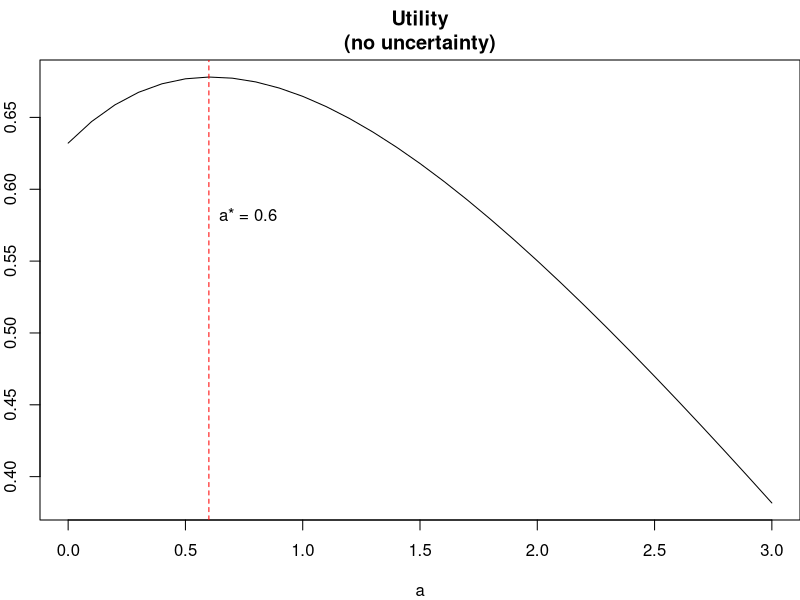
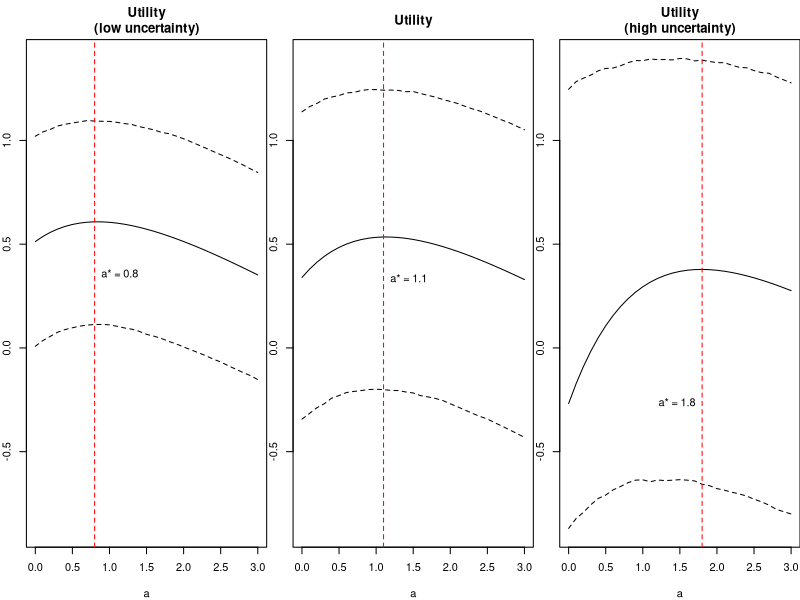
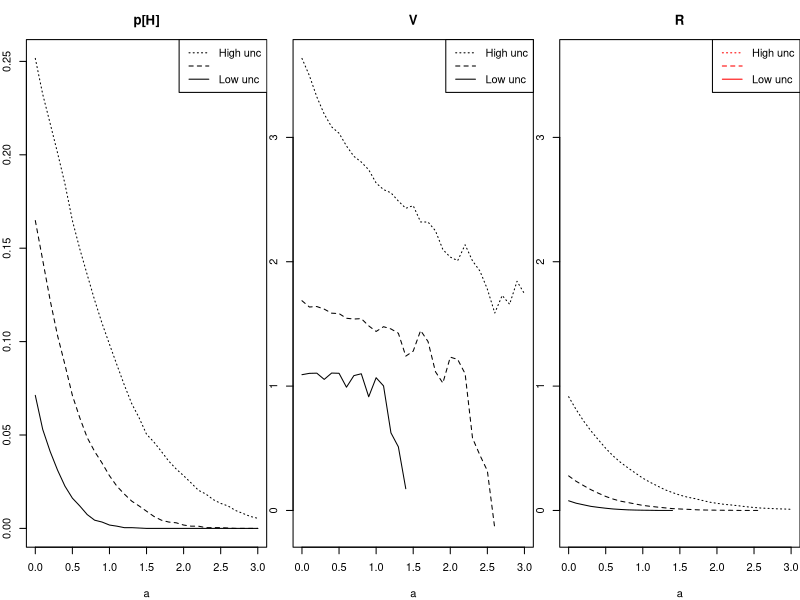
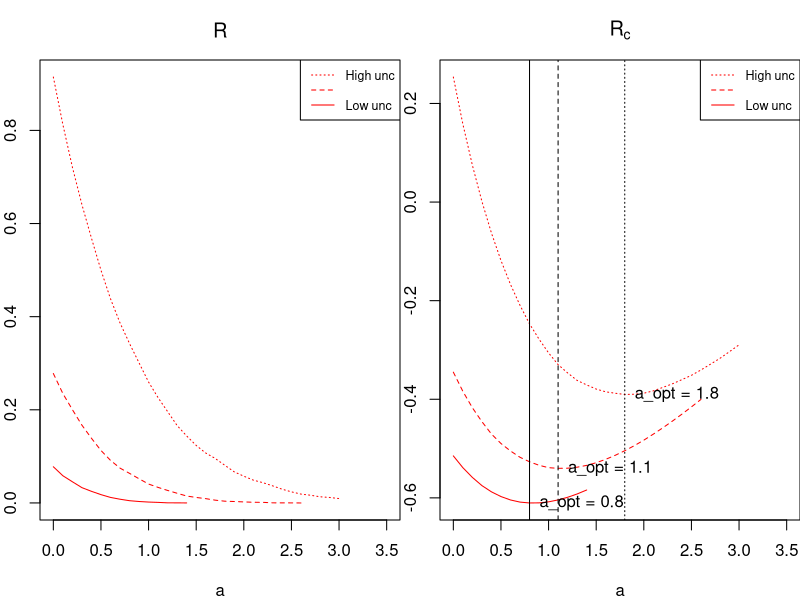
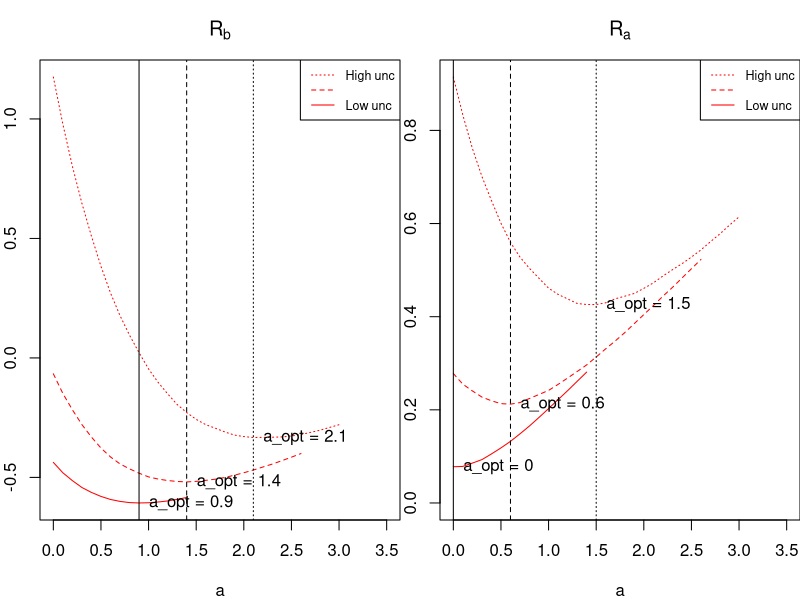

Reproduce these figures in R, in order.
# Probabilistic Risk Analysis and Bayesian Decision Theory - 2nd ed.
# Marcel van Oijen & Mark Brewer (2026)

# Chapter 13: Introduction to Bayesian Decision Theory (BDT)

## Model-Based BDT
  
  u <- function( a, x, f, t, e, ka, kz ) {
    z       <- f(a,x,t) + e
    cost    <- ka * a
    benefit <- kz * z
    return( benefit - cost ) }

  fz <- function(a,x,t) { t * (1-exp(-a-x)) }
  fu <- function( a, x=1, t=1, e=0, ka=0.2, kz=1 ) {
                  u( a, x, f=fz, t, e, ka, kz) }

  par( mfrow=c(1,1), mar=c(4,2,3,0) )

  na    <- 31
  a.seq <- seq( 0, 3, length.out=na )
  u.seq <- fu(a.seq)
  imaxU <- which( u.seq == max(u.seq) ) ; amaxU <- a.seq[imaxU]
  plot( a.seq, fu(a.seq), xlab="a", ylab="", main="Utility\n(no uncertainty)",
        type="l" )
  abline( v=amaxU, col="red", lty=2 )
  text( amaxU, mean(u.seq), labels=paste("a* =",amaxU ), pos=4 )

  set.seed(1)

  np     <- 5e3
  x.smp  <- rnorm( np, 1  , 1   )
  t.smp  <- rnorm( np, 1  , 0.5 )
  e.smp  <- rnorm( np, 0  , 1   )
  ka.smp <- runif( np, 0.1, 0.3 )
  kz.smp <- runif( np, 0.5, 1.5 )
  
  Qlo    <- 0.25 ; Qhi <- 0.75

  kunc    <- c( 1/1.5, 1, 1.5 )

  x.smp1  <- 1   + (x.smp  - 1   ) * kunc[1]
  t.smp1  <- 1   + (t.smp  - 1   ) * kunc[1]
  e.smp1  <-        e.smp          * kunc[1]
  ka.smp1 <- 0.2 + (ka.smp - 0.2 ) * kunc[1]
  kz.smp1 <- 1   + (kz.smp - 1   ) * kunc[1]
  
  x.smp2  <- 1   + (x.smp  - 1   ) * kunc[2]
  t.smp2  <- 1   + (t.smp  - 1   ) * kunc[2]
  e.smp2  <-        e.smp          * kunc[2]
  ka.smp2 <- 0.2 + (ka.smp - 0.2 ) * kunc[2]
  kz.smp2 <- 1   + (kz.smp - 1   ) * kunc[2]
  
  x.smp3  <- 1   + (x.smp  - 1   ) * kunc[3]
  t.smp3  <- 1   + (t.smp  - 1   ) * kunc[3]
  e.smp3  <-        e.smp          * kunc[3]
  ka.smp3 <- 0.2 + (ka.smp - 0.2 ) * kunc[3]
  kz.smp3 <- 1   + (kz.smp - 1   ) * kunc[3]
  
  u.tbl1  <- u.tbl2 <- u.tbl3 <- NULL
  for(i in 1:np) {
    u.tbl1 <- rbind( u.tbl1,
      fu( a.seq, x.smp1[i], t.smp1[i], e.smp1[i], ka.smp1[i], kz.smp1[i] ) )
    u.tbl2 <- rbind( u.tbl2,
      fu( a.seq, x.smp2[i], t.smp2[i], e.smp2[i], ka.smp2[i], kz.smp2[i] ) )
    u.tbl3 <- rbind( u.tbl3,
      fu( a.seq, x.smp3[i], t.smp3[i], e.smp3[i], ka.smp3[i], kz.smp3[i] ) )
  }
  
  uQlo.seq1 <- sapply( 1:na, function(i){ quantile(u.tbl1[,i],probs=Qlo) } )
  uQlo.seq2 <- sapply( 1:na, function(i){ quantile(u.tbl2[,i],probs=Qlo) } )
  uQlo.seq3 <- sapply( 1:na, function(i){ quantile(u.tbl3[,i],probs=Qlo) } )
  U.seq1    <- colMeans(u.tbl1) # Naming: capital U for mean or expectation of u
  U.seq2    <- colMeans(u.tbl2)
  U.seq3    <- colMeans(u.tbl3)
  uQhi.seq1 <- sapply( 1:na, function(i){ quantile(u.tbl1[,i],probs=Qhi) } )
  uQhi.seq2 <- sapply( 1:na, function(i){ quantile(u.tbl2[,i],probs=Qhi) } )
  uQhi.seq3 <- sapply( 1:na, function(i){ quantile(u.tbl3[,i],probs=Qhi) } )

  imaxU.1 <- which( U.seq1 == max(U.seq1) ) ; amaxU.1 <- a.seq[imaxU.1]
  imaxU.2 <- which( U.seq2 == max(U.seq2) ) ; amaxU.2 <- a.seq[imaxU.2]
  imaxU.3 <- which( U.seq3 == max(U.seq3) ) ; amaxU.3 <- a.seq[imaxU.3]

  par( mfrow=c(1,3), mar=c(4,2,3,0) )

  U.range <- range( uQlo.seq1, U.seq1, uQhi.seq1,
                    uQlo.seq2, U.seq2, uQhi.seq2,
                    uQlo.seq3, U.seq3, uQhi.seq3 )
  
  plot  ( a.seq, U.seq1 , xlab="a", ylab="", type="l", 
          main="Utility\n(low uncertainty)", ylim=U.range )
  points( a.seq, uQlo.seq1, type="l", lty=2 )
  points( a.seq, uQhi.seq1, type="l", lty=2 )
  abline( v=amaxU.1, col="red", lty=2 )
  text( amaxU.1, min(U.seq1), labels=paste("a* =",amaxU.1 ), pos=4 )

  plot  ( a.seq, U.seq2 , xlab="a", ylab="", type="l", 
          main="Utility", ylim=U.range )
  points( a.seq, uQlo.seq2, type="l", lty=2 )
  points( a.seq, uQhi.seq2, type="l", lty=2 )
  abline( v=amaxU.2, col="red", lty=2 )
  text( amaxU.2, min(U.seq2), labels=paste("a* =",amaxU.2 ), pos=4 )

  plot  ( a.seq, U.seq3 , xlab="a", ylab="", type="l", 
          main="Utility\n(high uncertainty)", ylim=U.range )
  points( a.seq, uQlo.seq3, type="l", lty=2 )
  points( a.seq, uQhi.seq3, type="l", lty=2 )
  abline( v=amaxU.3, col="red", lty=2 )
  text( amaxU.3, min(U.seq3), labels=paste("a* =",amaxU.3 ), pos=2 )

################################################################################
  
  # Chapter 14: Linkages between PRA and BDT
  
  PRA <- function( x, z, thr=0 ) {
    n       <- length(x)     ; H         <- which(x < thr) ; n_H <- length(H)
    Ez_H    <- mean( z[ H] ) ; s_Ez_H    <- sqrt( var(z[ H]) /    n_H  )
    Ez_notH <- mean( z[-H] ) ; s_Ez_notH <- sqrt( var(z[-H]) / (n-n_H) )
    pH      <- n_H / n       ; V         <- Ez_notH - Ez_H ; R  <- pH * V
    s_pH    <- sqrt( pH*(1-pH) / n )
    s_V     <- sqrt( s_Ez_H^2 + s_Ez_notH^2 )
    s_R     <- sqrt( s_pH^2*s_V^2 + s_pH^2*V^2 + pH^2*s_V^2 )
    return( c(pH=pH,V=V,R=R,s_pH=s_pH,s_V=s_V,s_R=s_R) )
  }
  
  na <- length(a.seq )
  np <- length(x.smp1)
  
  thr      <- 0
  PRA.BDT1 <- sapply( 1:na, function(i){ PRA( x.smp1+a.seq[i], u.tbl1[,i], thr ) } )
  PRA.BDT2 <- sapply( 1:na, function(i){ PRA( x.smp2+a.seq[i], u.tbl2[,i], thr ) } )
  PRA.BDT3 <- sapply( 1:na, function(i){ PRA( x.smp3+a.seq[i], u.tbl3[,i], thr ) } )
  
  par( mfrow=c(1,3), mar=c(4,2,3,0) )
  pHlim <- range( c( 0, PRA.BDT1["pH",], PRA.BDT2["pH",], PRA.BDT3["pH",] ) )
  Vlim  <- range( c( 0, PRA.BDT1["V" ,], PRA.BDT2["V" ,], PRA.BDT3["V" ,] ), na.rm=T )
  
  plot  ( a.seq, PRA.BDT1["pH",], type="l", ylim=pHlim,
          main="p[H]", xlab="a", ylab="")
  points( a.seq, PRA.BDT2["pH",], type="l", lty=2 )
  points( a.seq, PRA.BDT3["pH",], type="l", lty=3 )
  legend( "topright", legend=c("High unc","", "Low unc"), lty=3:1, cex=1 )
  
  plot  ( a.seq, PRA.BDT1["V",], col="black", type="l", ylim=Vlim,
          main="V", xlab="a", ylab="" )
  points( a.seq, PRA.BDT2["V",], col="black", type="l", lty=2 )
  points( a.seq, PRA.BDT3["V",], col="black", type="l", lty=3 )
  legend( "topright", legend=c("High unc","", "Low unc"), lty=3:1, cex=1 )
  
  plot  ( a.seq, PRA.BDT1["R",], col="black", type="l", ylim=Vlim,
          main="R", xlab="a", ylab="" )
  points( a.seq, PRA.BDT2["R",], col="black", type="l", lty=2 )
  points( a.seq, PRA.BDT3["R",], col="black", type="l", lty=3 )
  legend( "topright", legend=c("High unc","", "Low unc"), lty=3:1, cex=1, col="red" )
  
  ## Utility Maximisation in BDT vs. Risk Assessment in PRA: $R_c$
  
  z.tbl1 <- z.tbl2 <- z.tbl3 <- NULL
  for(i in 1:np) {
    z.tbl1 <- rbind( z.tbl1, fz(a.seq,x.smp1[i],t.smp1[i]) + e.smp1[i] )
    z.tbl2 <- rbind( z.tbl2, fz(a.seq,x.smp2[i],t.smp2[i]) + e.smp2[i] )
    z.tbl3 <- rbind( z.tbl3, fz(a.seq,x.smp3[i],t.smp3[i]) + e.smp3[i] )
  }
  
  h.lst1 <- h.lst2 <- h.lst3 <- vector( "list", na )
  for(i in 1:na) {
    h.lst1[[i]] <- which( (a.seq[i]+x.smp1) > thr )
    h.lst2[[i]] <- which( (a.seq[i]+x.smp2) > thr )
    h.lst3[[i]] <- which( (a.seq[i]+x.smp3) > thr )
  }
  
  benefit.mnabove.seq1 <- benefit.mnabove.seq2 <- benefit.mnabove.seq3 <- rep(NA,na)
  cost.mnabove.seq1    <- cost.mnabove.seq2    <- cost.mnabove.seq3    <- rep(NA,na)
  for(i in 1:na) {
    benefit.mnabove.seq1[i] <- mean( kz.smp1 ) * mean( z.tbl1[,i][ h.lst1[[i]] ] )
    benefit.mnabove.seq2[i] <- mean( kz.smp2 ) * mean( z.tbl2[,i][ h.lst2[[i]] ] )
    benefit.mnabove.seq3[i] <- mean( kz.smp3 ) * mean( z.tbl3[,i][ h.lst3[[i]] ] )
    cost.mnabove.seq1   [i] <- mean( ka.smp1 ) * a.seq[i]
    cost.mnabove.seq2   [i] <- mean( ka.smp2 ) * a.seq[i]
    cost.mnabove.seq3   [i] <- mean( ka.smp3 ) * a.seq[i]
  }
  
  Rc.seq1  <- PRA.BDT1["R",] + cost.mnabove.seq1 - benefit.mnabove.seq1
  Rc.seq2  <- PRA.BDT2["R",] + cost.mnabove.seq2 - benefit.mnabove.seq2
  Rc.seq3  <- PRA.BDT3["R",] + cost.mnabove.seq3 - benefit.mnabove.seq3
  imaxRc.1 <- which( Rc.seq1 == min(Rc.seq1,na.rm=T) ) ; amaxRc.1 <- a.seq[imaxRc.1]
  imaxRc.2 <- which( Rc.seq2 == min(Rc.seq2,na.rm=T) ) ; amaxRc.2 <- a.seq[imaxRc.2]
  imaxRc.3 <- which( Rc.seq3 == min(Rc.seq3,na.rm=T) ) ; amaxRc.3 <- a.seq[imaxRc.3]
  
  par( mfrow=c(1,2), mar=c(4,2,3,0) )
  Rlim   <- range( 0, PRA.BDT1["R" ,], PRA.BDT2["R" ,], PRA.BDT3["R" ,], na.rm=T )
  Rclim  <- range( 0, Rc.seq1, Rc.seq2, Rc.seq3, na.rm=T )
  
  plot  ( a.seq, PRA.BDT1["R",], col="red"  , type="l",
          main=expression('R'), xlab="a", ylab="", xlim=c(0,3.5), ylim=Rlim )
  points( a.seq, PRA.BDT2["R",], col="red"  , type="l", lty=2 )
  points( a.seq, PRA.BDT3["R",], col="red"  , type="l", lty=3 )
  legend( "topright", legend=c("High unc","", "Low unc"), lty=3:1, cex=0.75, col="red" )
  
  plot  ( a.seq, Rc.seq1, col="red"  , type="l",
          main=expression( 'R'[c] ), xlab="a", ylab="", xlim=c(0,3.5), ylim=Rclim )
  points( a.seq, Rc.seq2, col="red"  , type="l", lty=2 )
  points( a.seq, Rc.seq3, col="red"  , type="l", lty=3 )
  abline( v=amaxRc.1    , col="black", lty=1 )
  abline( v=amaxRc.2    , col="black", lty=2 )
  abline( v=amaxRc.3    , col="black", lty=3 )
  text( amaxRc.1, min(Rc.seq1,na.rm=T), labels=paste("a_opt =",amaxRc.1 ), pos=4 )
  text( amaxRc.2, min(Rc.seq2,na.rm=T), labels=paste("a_opt =",amaxRc.2 ), pos=4 )
  text( amaxRc.3, min(Rc.seq3,na.rm=T), labels=paste("a_opt =",amaxRc.3 ), pos=4 )
  legend( "topright", legend=c("High unc","", "Low unc"), lty=3:1, cex=0.75, col="red" )
  
  ## Simplified Accounting for Cost and Benefit of the Action: $R_b$
  
  z.tbl1 <- z.tbl2 <- z.tbl3 <- NULL
  for(i in 1:np) {
    z.tbl1 <- rbind( z.tbl1, fz(a.seq,x.smp1[i],t.smp1[i]) + e.smp1[i] )
    z.tbl2 <- rbind( z.tbl2, fz(a.seq,x.smp2[i],t.smp2[i]) + e.smp2[i] )
    z.tbl3 <- rbind( z.tbl3, fz(a.seq,x.smp3[i],t.smp3[i]) + e.smp3[i] )
  }
  
  zmn.seq1 <- colMeans(z.tbl1)
  zmn.seq2 <- colMeans(z.tbl2)
  zmn.seq3 <- colMeans(z.tbl3)
  Rb.seq1  <- PRA.BDT1["R",] + mean(ka.smp1) * a.seq - mean(kz.smp1) * zmn.seq1
  Rb.seq2  <- PRA.BDT2["R",] + mean(ka.smp2) * a.seq - mean(kz.smp2) * zmn.seq2
  Rb.seq3  <- PRA.BDT3["R",] + mean(ka.smp3) * a.seq - mean(kz.smp3) * zmn.seq3
  imaxRb.1 <- which( Rb.seq1 == min(Rb.seq1,na.rm=T) ) ; amaxRb.1 <- a.seq[imaxRb.1]
  imaxRb.2 <- which( Rb.seq2 == min(Rb.seq2,na.rm=T) ) ; amaxRb.2 <- a.seq[imaxRb.2]
  imaxRb.3 <- which( Rb.seq3 == min(Rb.seq3,na.rm=T) ) ; amaxRb.3 <- a.seq[imaxRb.3]
  
  ## Only Correcting for Cost: $R_a$
  
  Ra.seq1  <- PRA.BDT1["R",] + a.seq * mean(ka.smp1)
  Ra.seq2  <- PRA.BDT2["R",] + a.seq * mean(ka.smp2)
  Ra.seq3  <- PRA.BDT3["R",] + a.seq * mean(ka.smp3)
  imaxRa.1 <- which( Ra.seq1 == min(Ra.seq1,na.rm=T) ) ; amaxRa.1 <- a.seq[imaxRa.1]
  imaxRa.2 <- which( Ra.seq2 == min(Ra.seq2,na.rm=T) ) ; amaxRa.2 <- a.seq[imaxRa.2]
  imaxRa.3 <- which( Ra.seq3 == min(Ra.seq3,na.rm=T) ) ; amaxRa.3 <- a.seq[imaxRa.3]
  
  par( mfrow=c(1,2), mar=c(4,2,3,0) )
  
  Rblim  <- range( 0, Rb.seq1, Rb.seq2, Rb.seq3, na.rm=T )
  
  plot  ( a.seq, Rb.seq1, col="red"  , type="l",
          main=expression('R'[b]), xlab="a", ylab="", xlim=c(0,3.5), ylim=Rblim )
  points( a.seq, Rb.seq2, col="red"  , type="l", lty=2 )
  points( a.seq, Rb.seq3, col="red"  , type="l", lty=3 )
  abline( v=amaxRb.1    , col="black", lty=1 )
  abline( v=amaxRb.2    , col="black", lty=2 )
  abline( v=amaxRb.3    , col="black", lty=3 )
  text( amaxRb.1, min(Rb.seq1,na.rm=T), labels=paste("a_opt =",amaxRb.1 ), pos=4 )
  text( amaxRb.2, min(Rb.seq2,na.rm=T), labels=paste("a_opt =",amaxRb.2 ), pos=4 )
  text( amaxRb.3, min(Rb.seq3,na.rm=T), labels=paste("a_opt =",amaxRb.3 ), pos=4 )
  legend( "topright", legend=c("High unc","","Low unc"), lty=3:1, cex=0.75, col="red" )
  
  Ralim  <- range( 0, Ra.seq1, Ra.seq2, Ra.seq3, na.rm=T )
  
  plot  ( a.seq, Ra.seq1, col="red"  , type="l",
          main=expression( 'R'[a] ), xlab="a", ylab="", xlim=c(0,3.5), ylim=Ralim )
  points( a.seq, Ra.seq2, col="red"  , type="l", lty=2 )
  points( a.seq, Ra.seq3, col="red"  , type="l", lty=3 )
  abline( v=amaxRa.1    , col="black", lty=1 )
  abline( v=amaxRa.2    , col="black", lty=2 )
  abline( v=amaxRa.3    , col="black", lty=3 )
  text( amaxRa.1, min(Ra.seq1,na.rm=T), labels=paste("a_opt =",amaxRa.1 ), pos=4 )
  text( amaxRa.2, min(Ra.seq2,na.rm=T), labels=paste("a_opt =",amaxRa.2 ), pos=4 )
  text( amaxRa.3, min(Ra.seq3,na.rm=T), labels=paste("a_opt =",amaxRa.3 ), pos=4 )
  legend( "topright", legend=c("High unc","","Low unc"), lty=3:1, cex=0.75, col="red" )
  
